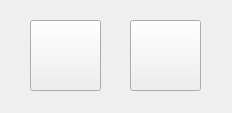
<?xml version="1.0" encoding="UTF-8"?>
<ui version="4.0">
 <class>langSelect</class>
 <widget class="QWidget" name="langSelect">
  <property name="geometry">
   <rect>
    <x>0</x>
    <y>0</y>
    <width>232</width>
    <height>113</height>
   </rect>
  </property>
  <property name="font">
   <font>
    <family>Calibri Light</family>
    <pointsize>12</pointsize>
   </font>
  </property>
  <property name="windowTitle">
   <string>Select a language</string>
  </property>
  <property name="locale">
   <locale language="English" country="Europe"/>
  </property>
  <widget class="QPushButton" name="EngBtn">
   <property name="geometry">
    <rect>
     <x>30</x>
     <y>20</y>
     <width>71</width>
     <height>71</height>
    </rect>
   </property>
   <property name="text">
    <string/>
   </property>
   <property name="icon">
    <iconset>
     <normaloff>Eng.png</normaloff>Eng.png</iconset>
   </property>
   <property name="iconSize">
    <size>
     <width>50</width>
     <height>50</height>
    </size>
   </property>
  </widget>
  <widget class="QPushButton" name="ItaBtn">
   <property name="geometry">
    <rect>
     <x>130</x>
     <y>20</y>
     <width>71</width>
     <height>71</height>
    </rect>
   </property>
   <property name="text">
    <string/>
   </property>
   <property name="icon">
    <iconset>
     <normaloff>Ita.png</normaloff>Ita.png</iconset>
   </property>
   <property name="iconSize">
    <size>
     <width>50</width>
     <height>50</height>
    </size>
   </property>
  </widget>
 </widget>
 <resources/>
 <connections/>
</ui>
